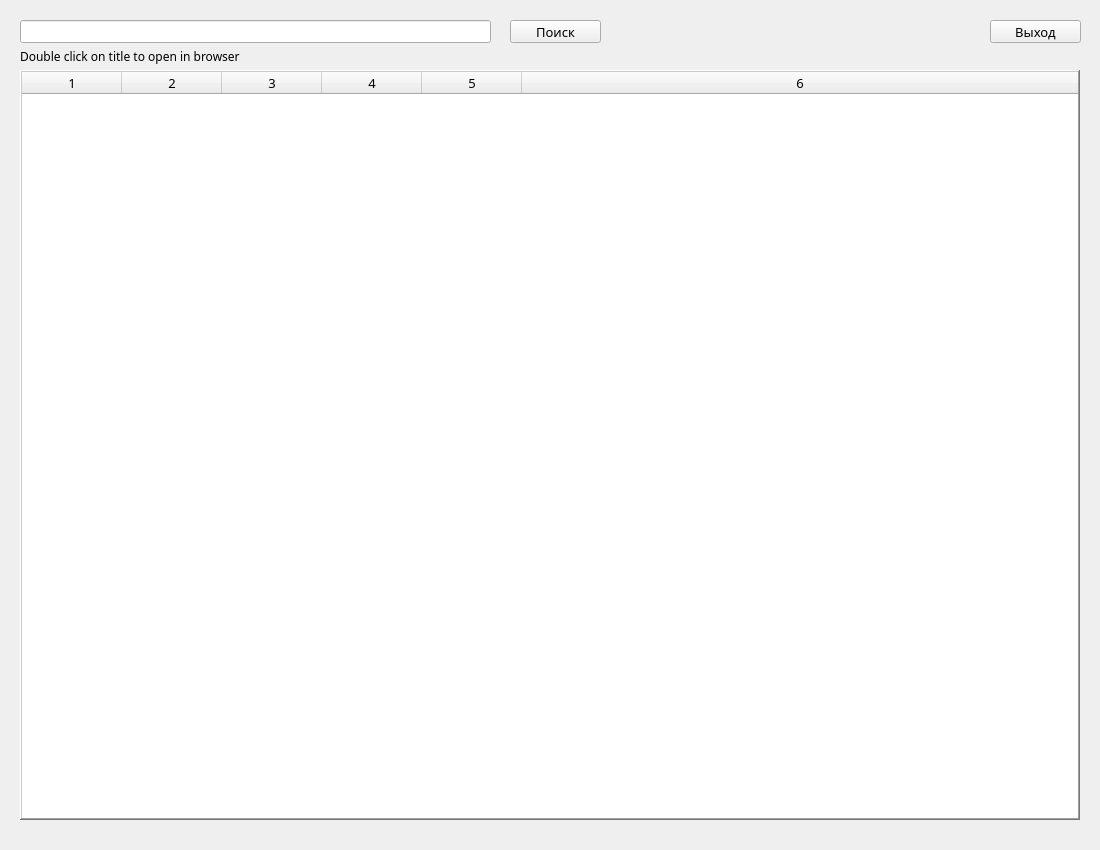
<?xml version="1.0" encoding="UTF-8"?>
<ui version="4.0">
 <class>MainWindow</class>
 <widget class="QMainWindow" name="MainWindow">
  <property name="geometry">
   <rect>
    <x>0</x>
    <y>0</y>
    <width>1100</width>
    <height>850</height>
   </rect>
  </property>
  <property name="windowTitle">
   <string>MainWindow</string>
  </property>
  <widget class="QWidget" name="centralwidget">
   <widget class="QLineEdit" name="searchInput">
    <property name="geometry">
     <rect>
      <x>20</x>
      <y>20</y>
      <width>471</width>
      <height>23</height>
     </rect>
    </property>
    <property name="font">
     <font>
      <family>Montserrat</family>
      <pointsize>10</pointsize>
     </font>
    </property>
   </widget>
   <widget class="QPushButton" name="searchButton">
    <property name="geometry">
     <rect>
      <x>510</x>
      <y>20</y>
      <width>91</width>
      <height>23</height>
     </rect>
    </property>
    <property name="font">
     <font>
      <family>Montserrat</family>
      <pointsize>10</pointsize>
     </font>
    </property>
    <property name="text">
     <string>Поиск</string>
    </property>
   </widget>
   <widget class="QPushButton" name="exitButton">
    <property name="geometry">
     <rect>
      <x>990</x>
      <y>20</y>
      <width>91</width>
      <height>23</height>
     </rect>
    </property>
    <property name="font">
     <font>
      <family>Montserrat</family>
      <pointsize>10</pointsize>
     </font>
    </property>
    <property name="text">
     <string>Выход</string>
    </property>
   </widget>
   <widget class="QTableWidget" name="tableWidget">
    <property name="geometry">
     <rect>
      <x>20</x>
      <y>70</y>
      <width>1060</width>
      <height>750</height>
     </rect>
    </property>
    <property name="font">
     <font>
      <family>Montserrat</family>
      <pointsize>10</pointsize>
     </font>
    </property>
    <property name="frameShape">
     <enum>QFrame::WinPanel</enum>
    </property>
    <property name="frameShadow">
     <enum>QFrame::Raised</enum>
    </property>
    <property name="midLineWidth">
     <number>0</number>
    </property>
    <property name="sizeAdjustPolicy">
     <enum>QAbstractScrollArea::AdjustToContents</enum>
    </property>
    <property name="editTriggers">
     <set>QAbstractItemView::NoEditTriggers</set>
    </property>
    <property name="alternatingRowColors">
     <bool>true</bool>
    </property>
    <property name="selectionMode">
     <enum>QAbstractItemView::SingleSelection</enum>
    </property>
    <property name="columnCount">
     <number>6</number>
    </property>
    <attribute name="horizontalHeaderCascadingSectionResizes">
     <bool>true</bool>
    </attribute>
    <attribute name="horizontalHeaderStretchLastSection">
     <bool>true</bool>
    </attribute>
    <attribute name="verticalHeaderVisible">
     <bool>false</bool>
    </attribute>
    <column/>
    <column/>
    <column/>
    <column/>
    <column/>
    <column/>
   </widget>
   <widget class="QLabel" name="label">
    <property name="geometry">
     <rect>
      <x>20</x>
      <y>48</y>
      <width>301</width>
      <height>16</height>
     </rect>
    </property>
    <property name="font">
     <font>
      <family>Montserrat</family>
      <pointsize>9</pointsize>
     </font>
    </property>
    <property name="text">
     <string>Double click on title to open in browser</string>
    </property>
   </widget>
  </widget>
  <widget class="QMenuBar" name="menubar">
   <property name="geometry">
    <rect>
     <x>0</x>
     <y>0</y>
     <width>1100</width>
     <height>21</height>
    </rect>
   </property>
  </widget>
  <widget class="QStatusBar" name="statusbar">
   <property name="enabled">
    <bool>false</bool>
   </property>
   <property name="sizeGripEnabled">
    <bool>false</bool>
   </property>
  </widget>
 </widget>
 <resources/>
 <connections/>
</ui>
